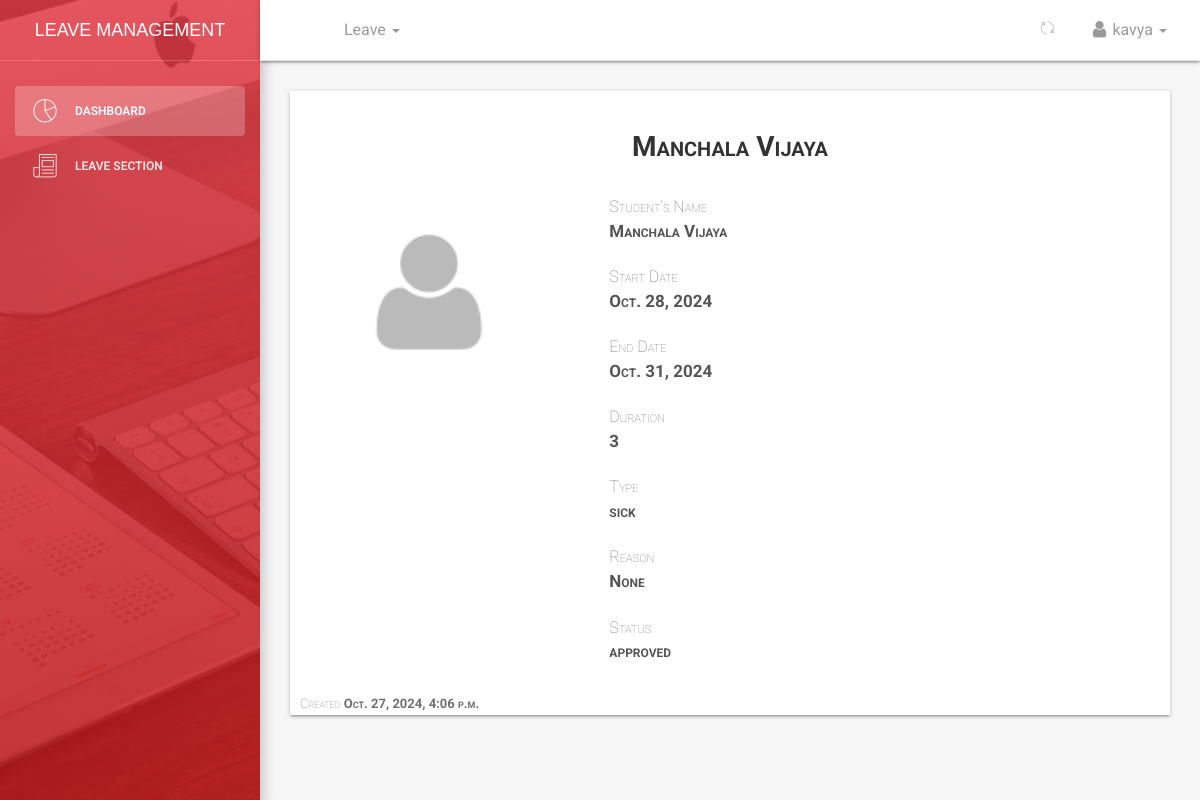
The page /dashboard/leaves/all/view/3/ (signed in) on the database its author committed.
### student/models.py (models this page shows, shortened)
class Student(models.Model):
    MALE = 'male'
    FEMALE = 'female'
    OTHER = 'other'
    NOT_KNOWN = 'Not Known'
    GENDER = (
    (MALE,'Male'),
    (FEMALE,'Female'),
    (OTHER,'Other'),
    (NOT_KNOWN,'Not Known'),
    )
    user = models.ForeignKey(User,on_delete=models.CASCADE,default=1)
    image = models.FileField(_('Profile Image'),upload_to='profiles',default='default.png',blank=True,null=True,help_text='upload image size less than 2.0MB')#work on path username-date/image
    firstname = models.CharField(_('Firstname'),max_length=125,null=False,blank=False)
    lastname = models.CharField(_('Lastname'),max_length=125,null=False,blank=False)
    othername = models.CharField(_('Othername (optional)'),max_length=125,null=True,blank=True)
    birthday = models.DateField(_('Birthday'),blank=False,null=False)
    department =  models.ForeignKey(Department,verbose_name =_('Department'),on_delete=models.SET_NULL,null=True,default=None)
    studentid = models.CharField(_('Student ID Number'),max_length=10,null=True,blank=True)
    is_blocked = models.BooleanField(_('Is Blocked'),help_text='button to toggle employee block and unblock',default=False)
    is_deleted = models.BooleanField(_('Is Deleted'),help_text='button to toggle employee deleted and undelete',default=False)
    created = models.DateTimeField(verbose_name=_('Created'),auto_now_add=True,null=True)
    updated = models.DateTimeField(verbose_name=_('Updated'),auto_now=True,null=True)
    objects = Studentmanager()
    class Meta:
        verbose_name = _('Student')
        verbose_name_plural = _('Students')
        ordering = ['-created']
    def __str__(self):
        return self.get_full_name
    @property
    def get_full_name(self):
        fullname = ''
        firstname = self.firstname
        lastname = self.lastname
        othername = self.othername
        if (firstname and lastname) or othername is None:
            fullname = firstname +' '+ lastname
            return fullname
        elif othername:
            fullname = firstname + ' '+ lastname +' '+othername
            return fullname
        return

### leave/models.py (models this page shows, shortened)
class Leave(models.Model):
	user = models.ForeignKey(User,on_delete=models.CASCADE,default=1)
	startdate = models.DateField(verbose_name=_('Start Date'),help_text='leave start date is on ..',null=True,blank=False)
	enddate = models.DateField(verbose_name=_('End Date'),help_text='coming back on ...',null=True,blank=False)
	leavetype = models.CharField(choices=LEAVE_TYPE,max_length=25,default=SICK,null=True,blank=False)
	reason = models.CharField(verbose_name=_('Reason for Leave'),max_length=255,help_text='add additional information for leave',null=True,blank=True)
	defaultdays = models.PositiveIntegerField(verbose_name=_('Leave days per year counter'),default=DAYS,null=True,blank=True)
	status = models.CharField(max_length=12,default='pending') #pending,approved,rejected,cancelled
	is_approved = models.BooleanField(default=False) #hide
	updated = models.DateTimeField(auto_now=True, auto_now_add=False)
	created = models.DateTimeField(auto_now=False, auto_now_add=True)
	objects = LeaveManager()
	class Meta:
		verbose_name = _('Leave')
		verbose_name_plural = _('Leaves')
		ordering = ['-created'] #recent objects
	@property
	def leave_days(self):
		days_count = ''
		startdate = self.startdate
		enddate = self.enddate
		if startdate > enddate:
			return
		dates = (enddate - startdate)
		return dates.days

### dashboard/views.py (the view)
# urls.py: path('leaves/all/view/<int:id>/',views.leaves_view,name='userleaveview'),
def leaves_view(request,id):
	if not (request.user.is_authenticated):
		return redirect('/')
	leave = get_object_or_404(Leave, id = id)
	print(leave.user)
	student = Student.objects.filter(user = leave.user)[0]
	print(student)
	return render(request,'dashboard/leave_detail_view.html',{'leave':leave,'student':student,'title':'{0}-{1} leave'.format(leave.user.username,leave.status)})

### leave/warden.py (called while the page is built)
	def get_queryset(self):
		return super().get_queryset()

### student/wardens.py (called while the page is built)
    def get_queryset(self):
        return super().get_queryset().filter(is_deleted=False)

### templates/dashboard/leave_detail_view.html (shortened to what this page needs)
{% extends '_layout.html' %}
{% load crispy_forms_tags %}
 {% block navheader %}
    {% include 'includes/navheader_student_app.html' %}
 {% endblock %}
 {% block content %}
        <section class="content">
            <section class="container-fluid">
                <section class="form-wrapper">
                    <section class="row">
                        <section class="col col-lg-8 col-md-12  col-sm-12">
                        </section>
                    </section>
                    <section class="row">
                        <section class="col-lg-12 col-md-12 col-sm-12 text-center space-margin">
                            <h3 class="title-h3">{{ student.get_full_name }}</h3>
                        </section>
                    </section>
                    <section class="row">
                        <section class="col-lg-4 text-center">
                          <img src="{{ student.image.url}}"  class="img-fluid rounded-circle-image">
                        </section>
                        <section class="col-lg-8 col-md-12 col-sm-12">
                                    <div class="list-group" id="list-tab" role="tablist">
                                            <a class="list-group-item list-group-item-action" id="list-home-list" data-toggle="list" href="" role="tab" aria-controls=""><span>Student's Name</span> <div><b>{{ student.get_full_name }}</b></div>
                                            </a>
                                            <a class="list-group-item list-group-item-action" id="list-profile-list" data-toggle="list" href="" role="tab" aria-controls=""><span>Start Date</span> <div> <b>{{ leave.startdate }}</b></div>
                                            </a>
                                            <a class="list-group-item list-group-item-action" id="list-messages-list" data-toggle="list" href="" role="tab" aria-controls=""><span>End Date</span><div><b>{{ leave.enddate}}</b></div>
                                            </a>
                                            <a class="list-group-item list-group-item-action" id="list-settings-list" data-toggle="list" href="" role="tab" aria-controls=""><span>Duration</span> <div><b>{{ leave.leave_days}}</b></div>
                                            </a>
                                            <a class="list-group-item list-group-item-action" id="list-settings-list" data-toggle="list" href="" role="tab" aria-controls=""><span>Type</span> <div><b>{{ leave.leavetype}}</b></div>
                                            </a>
                                            <a class="list-group-item list-group-item-action" id="list-settings-list" data-toggle="list" href="" role="tab" aria-controls=""><span>Reason</span> <div><b>{{ leave.reason}}</b></div>
                                            </a>
                                             <a class="list-group-item list-group-item-action" id="list-settings-list" data-toggle="list" href="" role="tab" aria-controls=""><span>Status</span> <div><b>{{ leave.status}}</b></div>
                                             </a>
                                      </div>
                        </section>
                    </section>
                                  <span style="font-size: 13px;padding-left: 1rem;" class="pull-left">Created <b>{{ leave.created }}</b></span>
                </section>
            </section>
        </section>
 {% endblock %}

### templates/_layout.html (shortened to what this page needs)
{% load static %}
{% load humanize %}
<!doctype html>
<html lang="en">
<head>
    <link href="{% static 'css/bootstrap.min.css' %}" rel="stylesheet" />
    <link href="{% static 'css/animate.min.css' %}" rel="stylesheet"/>
    <link href="{% static 'css/light-bootstrap-dashboard.css' %}" rel="stylesheet"/>
    <link href="{% static 'css/demo.css' %}" rel="stylesheet" />
    <link href="http://maxcdn.bootstrapcdn.com/font-awesome/4.2.0/css/font-awesome.min.css" rel="stylesheet">
    <link href="{% static 'css/pe-icon-7-stroke.css' %}" rel="stylesheet" />
    <link rel="stylesheet" href="//code.jquery.com/ui/1.12.1/themes/base/jquery-ui.css">
</head>
<body>
<div class="wrapper">
    <div class="sidebar" data-color="red" data-image="{% static 'img/sidebar-4.jpg' %}">
    	<div class="sidebar-wrapper">
            <div class="logo">
                <a href="#" class="simple-text">
                    Leave Management
                </a>
            </div>
            <ul class="nav">
                <li class="active">
                    <a href="{% url 'dashboard:dashboard' %}">
                        <i class="pe-7s-graph"></i>
                        <p>Dashboard</p>
                    </a>
                </li>
                <li>
                    {% if request.user.is_superuser %}<a href="{% url 'dashboard:leaveslist' %}">{% else %}<a href="{% url 'dashboard:staffleavetable' %}"> {% endif %}
                        <i class="pe-7s-news-paper"></i>
                        <p>Leave Section</p>
                    </a>
                </li>
            </ul>
    	</div>
    </div>
    <div class="main-panel">
    {% block navheader %}{% endblock %}
    {% block content %}{% endblock %}
    </div>
</div>
</body>
</html>

### templates/includes/navheader_student_app.html (shortened to what this page needs)
 {% load static %}
 <nav class="navbar navbar-default navbar-fixed shadow">
            <div class="container-fluid">
                <div class="collapse navbar-collapse">
                    <ul class="nav navbar-nav navbar-left">
                        <li>
                            <a href="" class="dropdown-toggle" data-toggle="dropdown">
                            </a>
                        </li>
                        <li class="dropdown">
                        <a href="" class="dropdown-toggle" data-toggle="dropdown">
                                    <p>
                                        Leave
                                        <b class="caret"></b>
                                    </p>
                              </a>
                        </li>
                    </ul>
                    <ul class="nav navbar-nav navbar-right">
                        <li class="dropdown">
                              <a href="" class="dropdown-toggle refresh-page" data-toggle="dropdown" title="Refresh Current Page">
                                    <i class="pe-7s-refresh-2"></i>
                              </a>
                        </li>
                        <li class="dropdown">
                              <a href="" class="dropdown-toggle" data-toggle="dropdown">
                                    <p>
                                        <i class="fa fa-user"></i> {{ request.user}}
                                        <b class="caret"></b>
                                    </p>
                              </a>
                        </li>
                    </ul>
                </div>
            </div>
        </nav>

### rows shown on the page
Student: get_full_name "Manchala Vijaya", image (placeholder picture)
Leave: startdate "Oct. 28, 2024", enddate "Oct. 31, 2024", leave_days "3", leavetype "sick", reason "None", status "approved", created "Oct. 27, 2024, 4:06 p.m."

### other values the page prints
{{ request.user }} "kavya"
